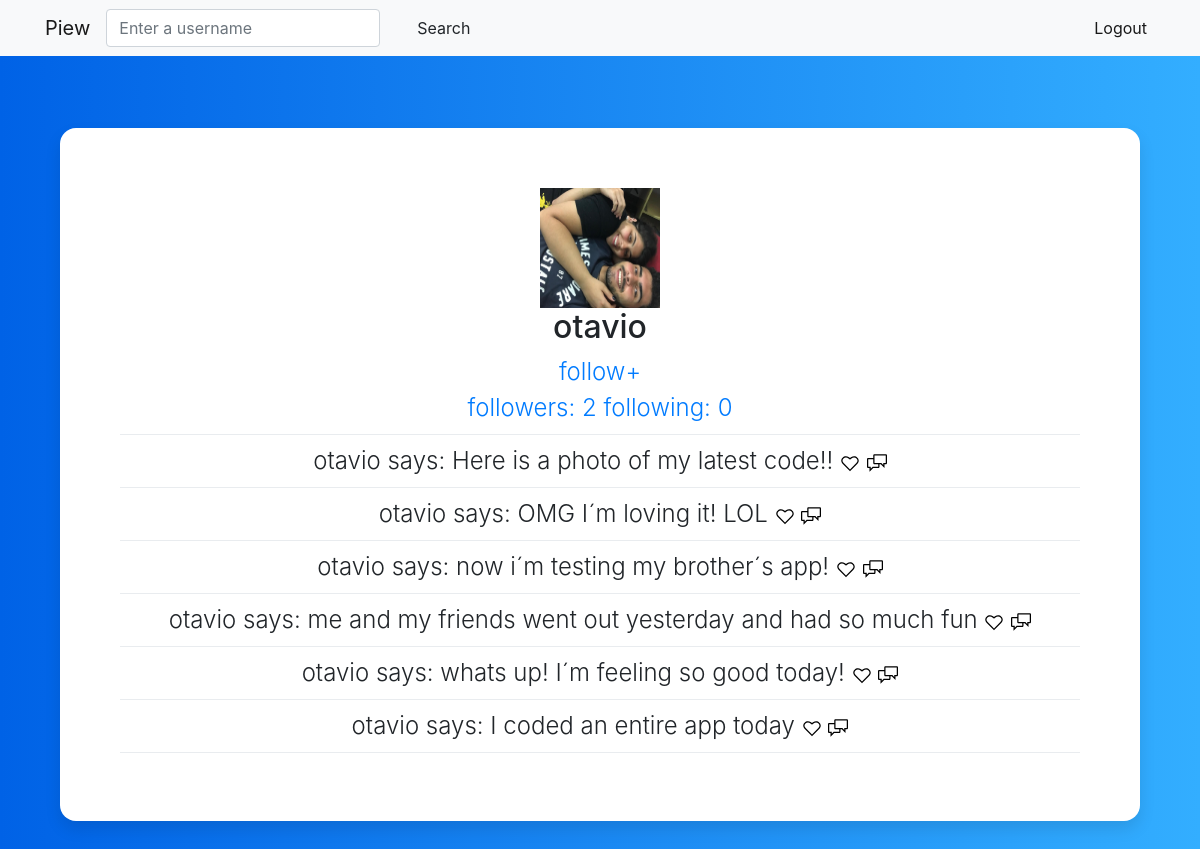
Page /user/1 on the committed database.
### core/models.py (models this page shows, shortened)
class User(AbstractBaseUser):
    email = models.EmailField(
        verbose_name='email address',
        max_length=255,
        unique=True,
    )
    username = models.name = models.CharField(max_length=20, unique=True)
    followers = models.ManyToManyField('self', related_name="followers")
    following = models.ManyToManyField('self', related_name="following")
    followers_counter = models.IntegerField(default=0)
    following_counter = models.IntegerField(default=0)
    image = models.ForeignKey(Avatar, on_delete=models.SET_NULL, null=True)
    active = models.BooleanField(default=True)
    staff = models.BooleanField(default=False) # a admin user; non super-user
    admin = models.BooleanField(default=False) # a superuser
    USERNAME_FIELD = 'username'
    REQUIRED_FIELDS = ['email'] # Email & Password are required by default.
    objects = UserManager()

class Avatar(models.Model):
    image = models.ImageField(upload_to="avatar/")

class Piew(models.Model):
    user = models.ForeignKey(User, on_delete=models.CASCADE)
    content = models.CharField(max_length=200)
    image = models.ImageField(upload_to="photos/", blank=True, null=True)
    likes = models.ManyToManyField(User, related_name="likes", blank=True)
    like_counter = models.IntegerField(default=0)
    created_at = models.DateTimeField(auto_now_add=True)

### core/views.py (the view)
# urls.py: path("user/<int:id>", views.user, name="user"),
def user(request, id):
    user = User.objects.get(pk=id)
    context = {
        "piews": Piew.objects.all().filter(user=user).order_by("-created_at"),
        "useR": user,
        "user": request.user,
        "fr": user.followers_counter,
        "fi": user.following_counter,
    }
    return render(request, "core/user.html", context)

### core/templates/core/user.html (shortened to what this page needs)
{% extends 'core/layout.html' %}
{% load static %}
{% block style %}
    <link rel="stylesheet" href="{% static "core/css/index.css" %}">
{% endblock style %}
{% block  body %}
    <nav class="navbar navbar-expand-lg navbar-light bg-light">
    <div class="container">
        <a class="navbar-brand" href="{% url 'index' %}">Piew</a>
        <form class="form-inline" action="{% url 'search' %}" method="POST">
            <div class="md-form my-0">
                <input name="ss" class="form-control mr-sm-2" type="text" placeholder="Enter a username">
            </div>
            <button class="btn btn-outline-white btn-md my-2 my-sm-0 ml-3" type="submit">Search</button>
        </form>
        <div class="collapse navbar-collapse" id="navbarSupportedContent">
        <ul class="navbar-nav ml-auto">
            <li class="nav-item active">
            <a class="nav-link" href="{% url 'user' user.id %}">{{user.username}}</a>
            </li>
            <li class="nav-item active">
            <a class="nav-link" href="{% url 'logout' %}">Logout</a>
            </li>
        </ul>
        </div>
    </div>
    </nav>
    <br>
    <br>
    <br>
    <center>
        <div class="card-signin center-align">
            <img src="{{MEDIA_URL}}{{useR.image.image.url}}" height="120" width="120"/>
            <h2>{{useR.username}}</h2>
            <div style="color: #007bff;">
                {% if user.id != useR.id %}
                    {% if useR in user.following.all %}
                        <a href="{% url 'unfollow' useR.id %}">unfollow-</a>
                    {% else %}
                        <a href="{% url 'follow' useR.id %}">follow+</a>
                    {% endif %}
                <br>
                {% else %}
                    <a href="{% url 'avatar' %}">change avatar</a>
                    <br>
                {% endif %}
                <a href="{% url 'followers' useR.id %}">followers: {{fr}}</a>
                <a href="{% url 'following' useR.id %}">following: {{fi}}</a>
            </div>
            <div class="dropdown-divider"></div>
            {% if piews %}
                {% for piew in piews %}
                    <div class="piew">
                        <spam class="name">{{piew.user.username}} says: </spam>
                        <spam>{{piew.content}}</spam>
                        {% if  user.id not in piew.likes.all %}
                            <a href="{% url 'like' piew.id %}"><img src="{% static "core/Like_icon-icons.com_55878.svg" %}" width="20" height="20"></img></a>
                        {% endif %}
                        <a href="{% url 'comment' piew.id %}"><img src="{% static "core/commentdiscussion_106382.svg" %}" width="20" height="20"></img></a>
                    </div>
                    <div class="dropdown-divider"></div>
                {% endfor %}
            {% else %}
                <spam>{{useR.username}} have not posted yet...</spam>
            {% endif %}
        </div>
    </center>
{% endblock body %}

### core/static/core/css/index.css (style rules this page uses)
body { background: #007bff; background: linear-gradient(to right, #0062E6, #33AEFF); padding: 0%; padding-top: 0%; }
.card-signin { border: 0; border-radius: 1rem; box-shadow: 0 0.5rem 1rem 0 rgba(0, 0, 0, 0.1); overflow: hidden; margin-bottom: 2rem; font-weight: 300; font-size: 1.5rem; width: 90%; align-self: center; background-color:#FFF; align-items: center; padding: 5%; }

### rows in the picture
User: image.image (picture), username "otavio"
Piew: user.username "otavio", content "Here is a photo of my latest code!!"
Piew: user.username "otavio", content "OMG I´m loving it! LOL"
Piew: user.username "otavio", content "now i´m testing my brother´s app!"
Piew: user.username "otavio", content "me and my friends went out yesterday and had so much fun"
Piew: user.username "otavio", content "whats up! I´m feeling so good today!"
Piew: user.username "otavio", content "I coded an entire app today"

### other values in the picture
{{ fr }} "2"
{{ fi }} "0"
